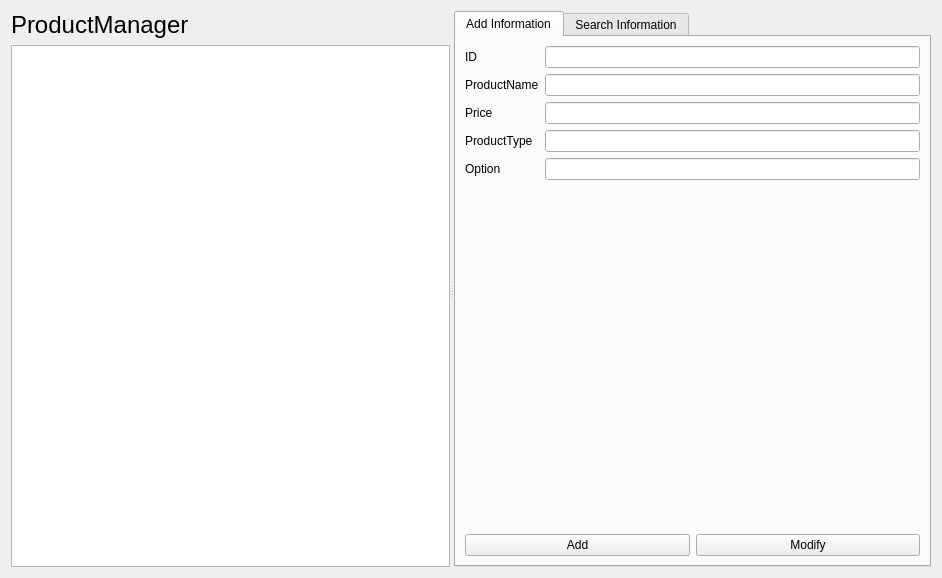
<?xml version="1.0" encoding="UTF-8"?>
<ui version="4.0">
 <class>ProductManagerForm</class>
 <widget class="QWidget" name="ProductManagerForm">
  <property name="geometry">
   <rect>
    <x>0</x>
    <y>0</y>
    <width>942</width>
    <height>578</height>
   </rect>
  </property>
  <property name="windowTitle">
   <string>Form</string>
  </property>
  <layout class="QGridLayout" name="gridLayout_3">
   <item row="0" column="0">
    <widget class="QSplitter" name="splitter">
     <property name="orientation">
      <enum>Qt::Horizontal</enum>
     </property>
     <widget class="QWidget" name="layoutWidget">
      <layout class="QVBoxLayout" name="verticalLayout">
       <item>
        <widget class="QLabel" name="label_5">
         <property name="font">
          <font>
           <pointsize>18</pointsize>
          </font>
         </property>
         <property name="text">
          <string>ProductManager</string>
         </property>
        </widget>
       </item>
       <item>
        <widget class="QTableView" name="tableView"/>
       </item>
      </layout>
     </widget>
     <widget class="QTabWidget" name="tabWidget">
      <property name="currentIndex">
       <number>0</number>
      </property>
      <widget class="QWidget" name="Input">
       <attribute name="title">
        <string>Add Information</string>
       </attribute>
       <layout class="QGridLayout" name="gridLayout">
        <item row="0" column="0">
         <layout class="QFormLayout" name="formLayout">
          <item row="0" column="0">
           <widget class="QLabel" name="label">
            <property name="text">
             <string>ID</string>
            </property>
           </widget>
          </item>
          <item row="0" column="1">
           <widget class="QLineEdit" name="idLineEdit"/>
          </item>
          <item row="1" column="0">
           <widget class="QLabel" name="label_2">
            <property name="text">
             <string>ProductName</string>
            </property>
           </widget>
          </item>
          <item row="1" column="1">
           <widget class="QLineEdit" name="productNameLineEdit"/>
          </item>
          <item row="2" column="0">
           <widget class="QLabel" name="label_3">
            <property name="text">
             <string>Price</string>
            </property>
           </widget>
          </item>
          <item row="2" column="1">
           <widget class="QLineEdit" name="priceLineEdit"/>
          </item>
          <item row="3" column="0">
           <widget class="QLabel" name="label_4">
            <property name="text">
             <string>ProductType</string>
            </property>
           </widget>
          </item>
          <item row="3" column="1">
           <widget class="QLineEdit" name="productTypeLineEdit"/>
          </item>
          <item row="4" column="0">
           <widget class="QLabel" name="label_6">
            <property name="text">
             <string>Option</string>
            </property>
           </widget>
          </item>
          <item row="4" column="1">
           <widget class="QLineEdit" name="optionLineEdit"/>
          </item>
         </layout>
        </item>
        <item row="1" column="0">
         <spacer name="verticalSpacer">
          <property name="orientation">
           <enum>Qt::Vertical</enum>
          </property>
          <property name="sizeHint" stdset="0">
           <size>
            <width>17</width>
            <height>152</height>
           </size>
          </property>
         </spacer>
        </item>
        <item row="2" column="0">
         <layout class="QHBoxLayout" name="horizontalLayout">
          <item>
           <widget class="QPushButton" name="addPushButton">
            <property name="text">
             <string>Add</string>
            </property>
           </widget>
          </item>
          <item>
           <widget class="QPushButton" name="modifyPushButton">
            <property name="text">
             <string>Modify</string>
            </property>
           </widget>
          </item>
         </layout>
        </item>
       </layout>
      </widget>
      <widget class="QWidget" name="Search">
       <attribute name="title">
        <string>Search Information</string>
       </attribute>
       <layout class="QGridLayout" name="gridLayout_2">
        <item row="0" column="0">
         <widget class="QTableView" name="searchTableView"/>
        </item>
        <item row="1" column="0">
         <layout class="QVBoxLayout" name="verticalLayout_2">
          <item>
           <layout class="QHBoxLayout" name="horizontalLayout_3">
            <item>
             <widget class="QComboBox" name="searchComboBox">
              <item>
               <property name="text">
                <string>ID</string>
               </property>
              </item>
              <item>
               <property name="text">
                <string>ProductName</string>
               </property>
              </item>
              <item>
               <property name="text">
                <string>Price</string>
               </property>
              </item>
              <item>
               <property name="text">
                <string>ProductType</string>
               </property>
              </item>
              <item>
               <property name="text">
                <string>Option</string>
               </property>
              </item>
             </widget>
            </item>
            <item>
             <widget class="QLineEdit" name="searchLineEdit"/>
            </item>
           </layout>
          </item>
          <item>
           <widget class="QPushButton" name="searchPushButton">
            <property name="text">
             <string>Search</string>
            </property>
           </widget>
          </item>
         </layout>
        </item>
       </layout>
      </widget>
     </widget>
    </widget>
   </item>
  </layout>
 </widget>
 <resources/>
 <connections/>
</ui>
